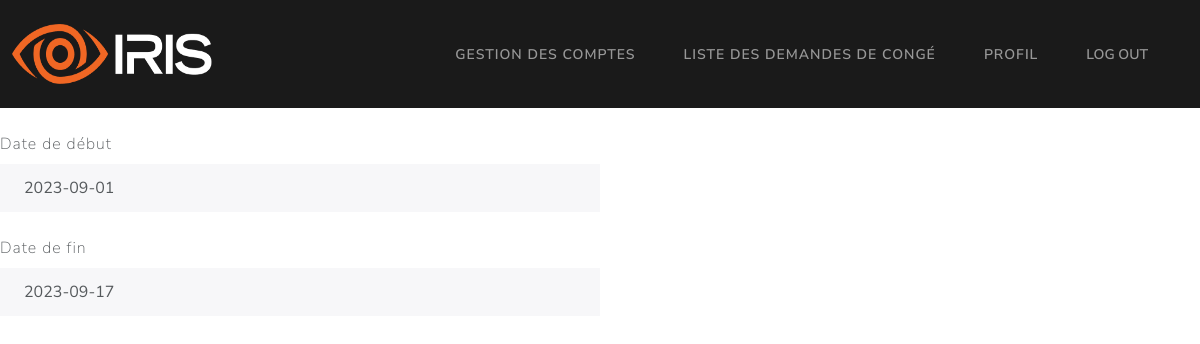
Page /GRH/demande_congé/1 (signed in) on the earlier database version.
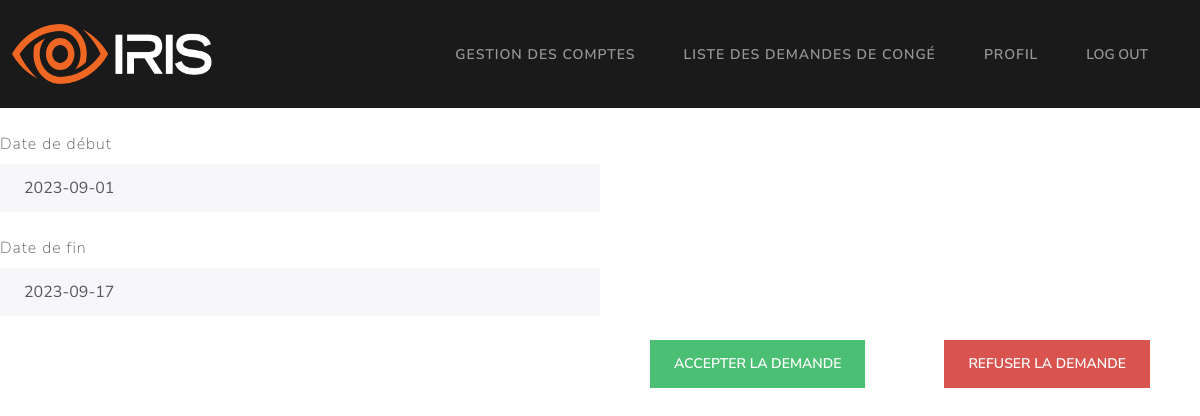
Same page on the later database version.
### middleware.py (the view)
    def check_GRH(*args, **kwargs):
        try:
            matricule = session['user']
            user = userLoginCredentials.query.filter_by(matricule=matricule).first()
            if (user.role != 'GRH'):
                if(user.role == 'Employé'):
                    return redirect("/Employé/home")
                return redirect("/manager/home")
        except:
            return redirect("/")
        return f(*args, **kwargs)

### Controllers/GRHController.py (called while the page is built)
def getPendingDemande(id):
    try:
        demande = demandeCongé.query.filter_by(id=id).first()
        return render_template("/GRH/detailsDemande.html", demande=demande)
    except Exception as e:
        return render_template("/GRH/detailsDemande.html", error=str(e))

### app.py (called while the page is built)
@app.route("/GRH/demande_congé/<int:id>", endpoint="details_demande")
@check_if_GRH
def details_demande(id):
	return getPendingDemande(id)

### templates/GRH/detailsDemande.html (shortened to what this page needs)
{% extends '/GRH/base.html' %}
{% block content %}
<div class="form-group">
  <label class="form-label mt-4" for="readOnlyInput">Date de début</label>
  <input
    class="form-control"
    id="readOnlyInput"
    type="text"
    value={{
    demande.date_debut
    }}
    readonly=""
  />
</div>
<div class="form-group">
  <label class="form-label mt-4" for="readOnlyInput">Date de fin</label>
  <input
    class="form-control"
    id="readOnlyInput"
    type="text"
    value={{
    demande.date_fin
    }}
    readonly=""
  />
</div>
<br />
{% if demande.statut == 'Accepted By Manager' %}
<div style="float:right; margin-right: 50px; width: 500px;">
  <div style="float: left;">
    <form action="/GRH/demande_congé/{{ demande.id }}/approuver" method="POST">
      <button type="submit" class="btn btn-success">Accepter la demande</button>
    </form>
  </div>
  <div style="float: right;">
      <button type="submit" class="btn btn-danger"
      onclick="window.location='/GRH/demande_congé/{{ demande.id }}/refuser';">
        Refuser la demande
      </button>
  </div>
{% endif %}
</div>
{% endblock %}

Differences in the rows shown:
changed demandeCongé: statut "Processing" → "Accepted By Manager" (drawn)
Other differences:
text now shown: "ACCEPTER LA DEMANDE REFUSER LA DEMANDE"
